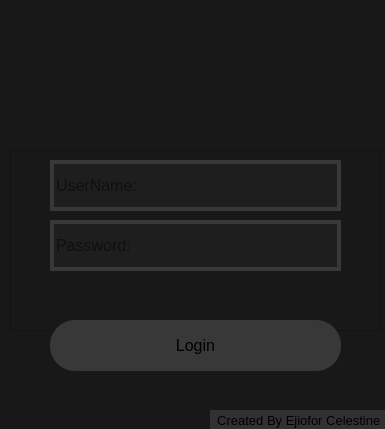
<?xml version="1.0" encoding="UTF-8"?>
<ui version="4.0">
 <class>Login_System</class>
 <widget class="QWidget" name="Login_System">
  <property name="geometry">
   <rect>
    <x>0</x>
    <y>0</y>
    <width>385</width>
    <height>429</height>
   </rect>
  </property>
  <property name="windowTitle">
   <string>fire</string>
  </property>
  <widget class="QFrame" name="widgets_frame">
   <property name="geometry">
    <rect>
     <x>0</x>
     <y>0</y>
     <width>386</width>
     <height>430</height>
    </rect>
   </property>
   <property name="styleSheet">
    <string notr="true">background-color: rgb(24, 24, 24);</string>
   </property>
   <property name="frameShape">
    <enum>QFrame::NoFrame</enum>
   </property>
   <property name="frameShadow">
    <enum>QFrame::Raised</enum>
   </property>
   <widget class="QFrame" name="lineEdit_frame">
    <property name="geometry">
     <rect>
      <x>10</x>
      <y>150</y>
      <width>371</width>
      <height>181</height>
     </rect>
    </property>
    <property name="frameShape">
     <enum>QFrame::StyledPanel</enum>
    </property>
    <property name="frameShadow">
     <enum>QFrame::Raised</enum>
    </property>
    <widget class="QLineEdit" name="username_entry">
     <property name="geometry">
      <rect>
       <x>40</x>
       <y>10</y>
       <width>291</width>
       <height>51</height>
      </rect>
     </property>
     <property name="sizePolicy">
      <sizepolicy hsizetype="Expanding" vsizetype="Expanding">
       <horstretch>0</horstretch>
       <verstretch>0</verstretch>
      </sizepolicy>
     </property>
     <property name="font">
      <font>
       <family>Segoe UI</family>
       <pointsize>12</pointsize>
      </font>
     </property>
     <property name="styleSheet">
      <string notr="true">border: 4px solid rgb(45, 45, 45);
border-color:rgb(56, 56, 56);
background-color: rgb(30,30,30);</string>
     </property>
     <property name="placeholderText">
      <string>UserName:</string>
     </property>
    </widget>
    <widget class="QLineEdit" name="password_entry">
     <property name="geometry">
      <rect>
       <x>40</x>
       <y>70</y>
       <width>291</width>
       <height>51</height>
      </rect>
     </property>
     <property name="font">
      <font>
       <family>Segoe UI</family>
       <pointsize>12</pointsize>
      </font>
     </property>
     <property name="styleSheet">
      <string notr="true">border: 4px solid rgb(45, 45, 45);
border-color:rgb(56, 56, 56);
background-color: rgb(30,30,30);</string>
     </property>
     <property name="placeholderText">
      <string>Password:</string>
     </property>
    </widget>
   </widget>
   <widget class="QPushButton" name="login_btn">
    <property name="geometry">
     <rect>
      <x>50</x>
      <y>320</y>
      <width>291</width>
      <height>51</height>
     </rect>
    </property>
    <property name="font">
     <font>
      <family>Segoe UI</family>
      <pointsize>12</pointsize>
     </font>
    </property>
    <property name="styleSheet">
     <string notr="true">QPushButton{
	background-color:rgb(56, 56, 56);
	border-radius: 25px;
}
</string>
    </property>
    <property name="text">
     <string>Login</string>
    </property>
    <property name="autoDefault">
     <bool>true</bool>
    </property>
    <property name="default">
     <bool>false</bool>
    </property>
   </widget>
   <widget class="QLabel" name="logo">
    <property name="geometry">
     <rect>
      <x>140</x>
      <y>30</y>
      <width>121</width>
      <height>111</height>
     </rect>
    </property>
    <property name="text">
     <string/>
    </property>
    <property name="pixmap">
     <pixmap>Entypo_d83c(0)_128.png</pixmap>
    </property>
   </widget>
   <widget class="QLabel" name="credits">
    <property name="geometry">
     <rect>
      <x>210</x>
      <y>410</y>
      <width>191</width>
      <height>21</height>
     </rect>
    </property>
    <property name="font">
     <font>
      <pointsize>10</pointsize>
     </font>
    </property>
    <property name="styleSheet">
     <string notr="true">background-color: rgb(49, 49, 49);</string>
    </property>
    <property name="text">
     <string>  Created By Ejiofor Celestine</string>
    </property>
    <property name="alignment">
     <set>Qt::AlignLeading|Qt::AlignLeft|Qt::AlignVCenter</set>
    </property>
   </widget>
  </widget>
 </widget>
 <resources/>
 <connections/>
</ui>
